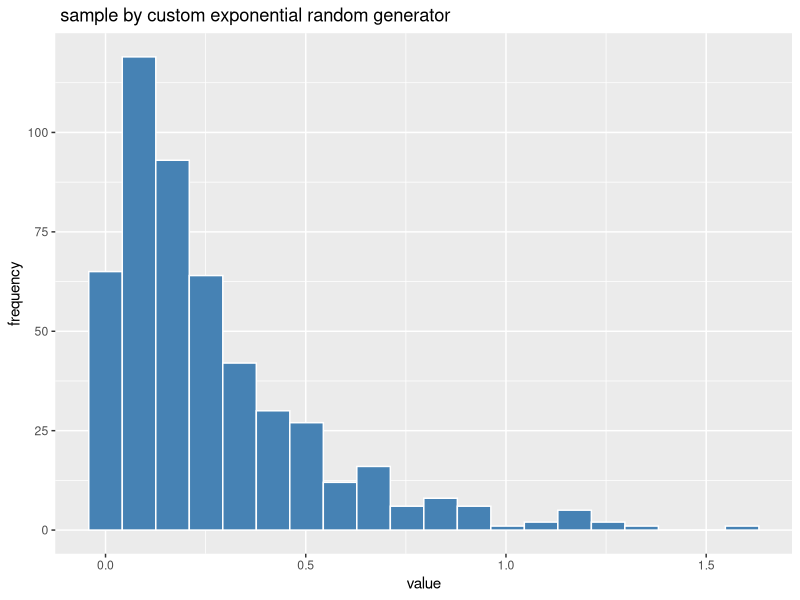
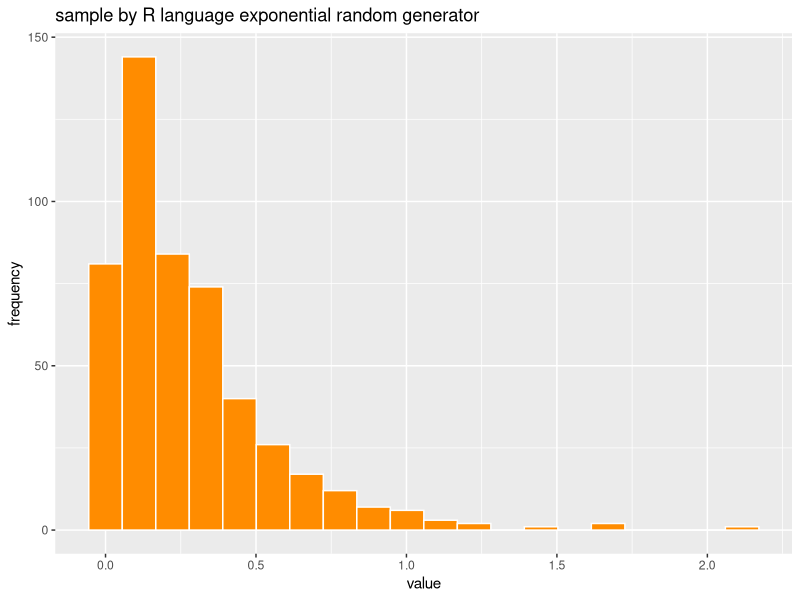
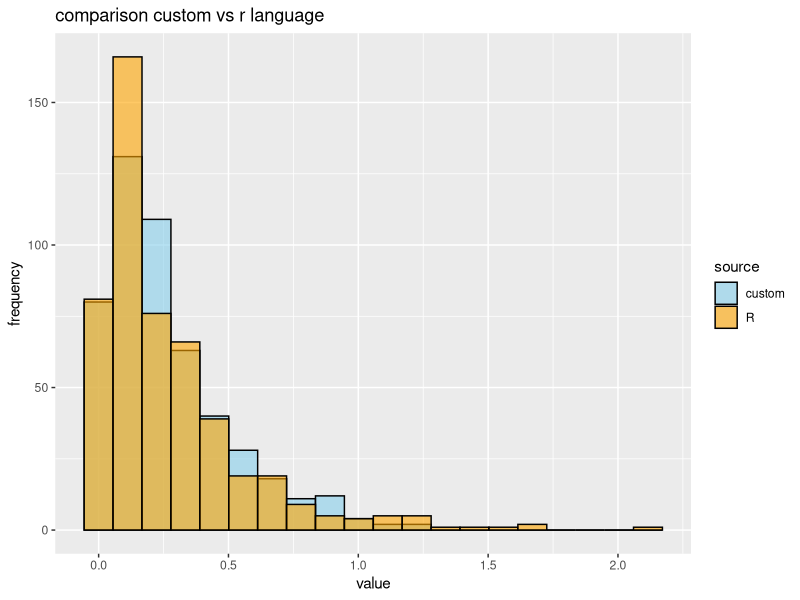
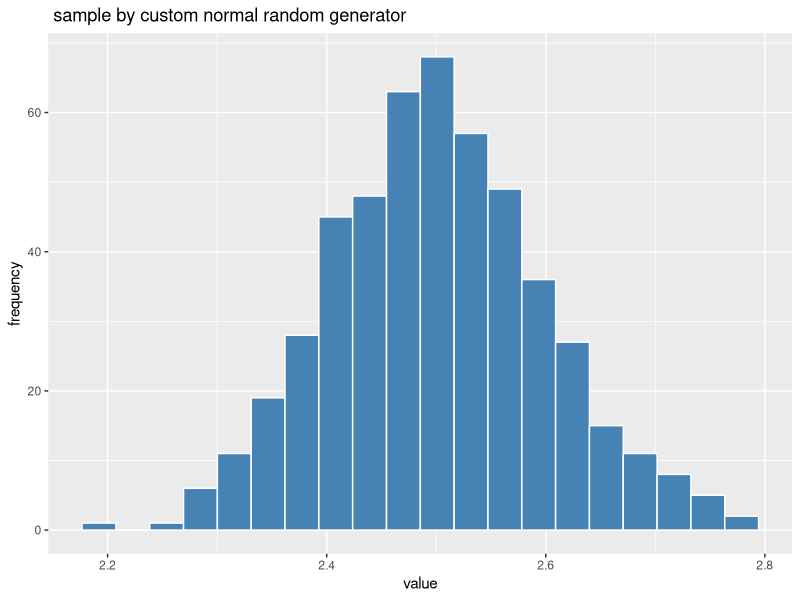
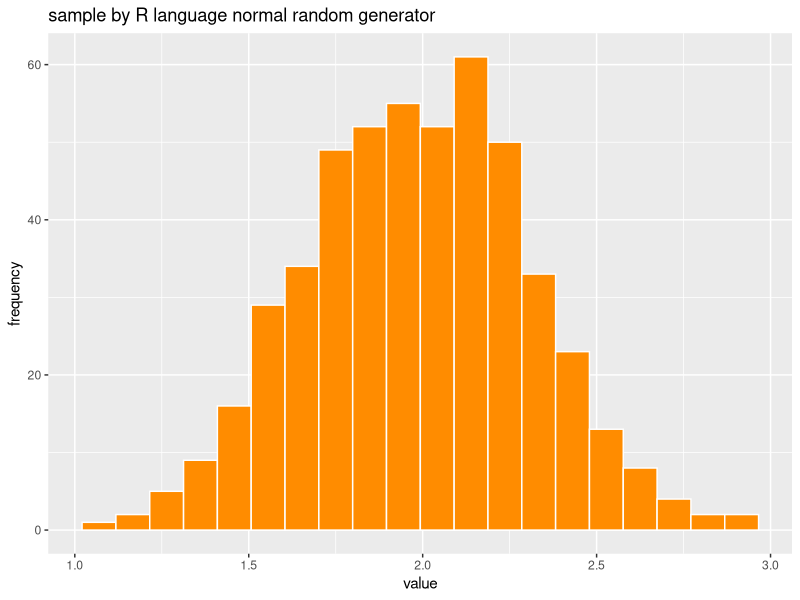
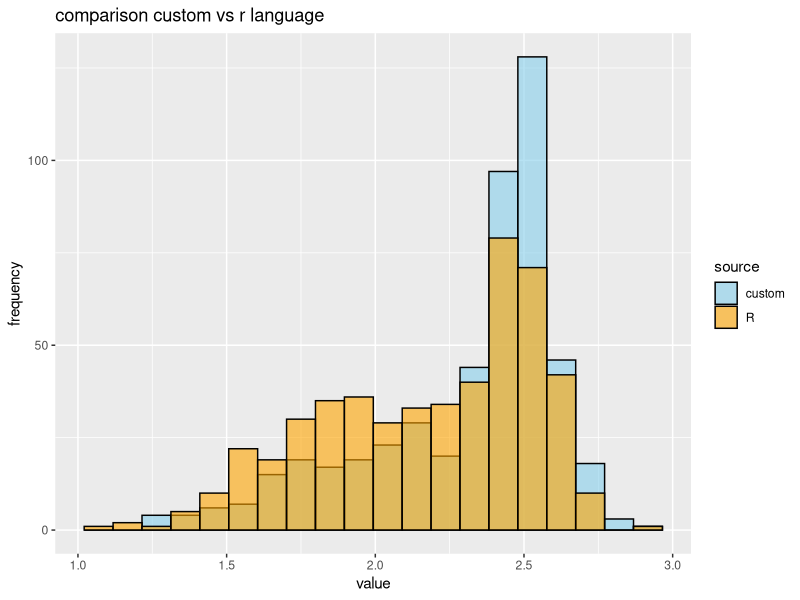

Reproduce these figures in R, in order.
## ---- chunk 1
knitr::opts_chunk$set(echo = TRUE)
## ---- chunk 2
data <- read.csv("sample.csv")
exp_emperical <- data$sampleExp
norm_emperical <- data$sampleNorm
## ---- chunk 3
set.seed(42)  
exp_theoretical <- rexp(500, rate = 4)
norm_theoretical <- rnorm(500, mean = 2, sd = 0.3)
## ---- chunk 4
mean(exp_emperical)

mean(norm_emperical)
sd(norm_emperical)

## ---- chunk 5
library(ggplot2)

ggplot(data.frame(x = exp_emperical), aes(x)) +
  geom_histogram(bins = 20, fill = "steelblue", color = "white") +
  labs(title = " sample by custom exponential random generator", x = "value", y = "frequency")

ggplot(data.frame(x = exp_theoretical), aes(x)) +
  geom_histogram(bins = 20, fill = "darkorange", color = "white") +
  labs(title = "sample by R language exponential random generator", x = "value", y = "frequency")

df_combined <- data.frame(
  value = c(exp_emperical, exp_theoretical),
  source = rep(c("custom", "R"), each = 100)
)

ggplot(df_combined, aes(x = value, fill = source)) +
  geom_histogram(bins = 20, alpha = 0.6, position = "identity", color = "black") +
  scale_fill_manual(values = c("custom" = "skyblue", "R" = "orange")) +
  labs(title = "comparison custom vs r language", x = "value", y = "frequency")

## ---- chunk 6
ks_result <- ks.test(exp_emperical, exp_theoretical)
print(ks_result)

## ---- chunk 7
breaks <- seq(0, max(c(exp_emperical, exp_theoretical)), length.out = 11)  

bins_csv <- cut(exp_emperical, breaks = breaks, include.lowest = TRUE)
bins_r   <- cut(exp_theoretical,         breaks = breaks, include.lowest = TRUE)

freq_emperical <- table(bins_csv)
freq_theoretical   <- table(bins_r)

chisq_result <- chisq.test(x = freq_emperical, y = freq_theoretical)
print(chisq_result)

## ---- chunk 8
library(ggplot2)

ggplot(data.frame(x = norm_emperical), aes(x)) +
  geom_histogram(bins = 20, fill = "steelblue", color = "white") +
  labs(title = " sample by custom normal random generator", x = "value", y = "frequency")

ggplot(data.frame(x = norm_theoretical), aes(x)) +
  geom_histogram(bins = 20, fill = "darkorange", color = "white") +
  labs(title = "sample by R language normal random generator", x = "value", y = "frequency")

df_combined <- data.frame(
  value = c(norm_emperical, norm_theoretical),
  source = rep(c("custom", "R"), each = 100)
)

ggplot(df_combined, aes(x = value, fill = source)) +
  geom_histogram(bins = 20, alpha = 0.6, position = "identity", color = "black") +
  scale_fill_manual(values = c("custom" = "skyblue", "R" = "orange")) +
  labs(title = "comparison custom vs r language", x = "value", y = "frequency")

## ---- chunk 9
ks_result <- ks.test(norm_emperical, norm_theoretical)
print(ks_result)

## ---- chunk 10
breaks <- seq(0, max(c(norm_emperical, norm_theoretical)), length.out = 11)  

bins_csv <- cut(norm_emperical, breaks = breaks, include.lowest = TRUE)
bins_r   <- cut(norm_theoretical,         breaks = breaks, include.lowest = TRUE)

freq_emperical <- table(bins_csv)
freq_theoretical   <- table(bins_r)

chisq_result <- chisq.test(x = freq_emperical, y = freq_theoretical)
print(chisq_result)

## ---- chunk 11
m1 <- c(0.5, 0.3, 0.45, 0.52, 0.51, 0.49, 0.49, 0.48, 0.52, 0.39)
m2 <- c(0, 0, 0.1, 0, 0, 0, 0, 0, 0, 0)
m3 <- c(0, 0, 0, 0, 0, 0, 0, 0, 0, 0)

m11 <-c(2515, 2397, 2535, 2544, 2546, 2455, 2568, 2555, 2543, 2625)
m21 <-c(2485, 2497, 2513, 2424, 2548, 2371, 2545, 2450, 2510, 2514)
m31 <-c(2466, 2526, 2439, 2544, 2472, 2632, 2555, 2557, 2508, 2582)

t.test(m1, m2)
t.test(m1, m3)
t.test(m2, m3)

wilcox.test(m1, m2)
wilcox.test(m1, m3)
wilcox.test(m2, m3)

t.test(m11, m21)
t.test(m11, m31)
t.test(m21, m31)

wilcox.test(m11, m21)
wilcox.test(m11, m31)
wilcox.test(m21, m31)



